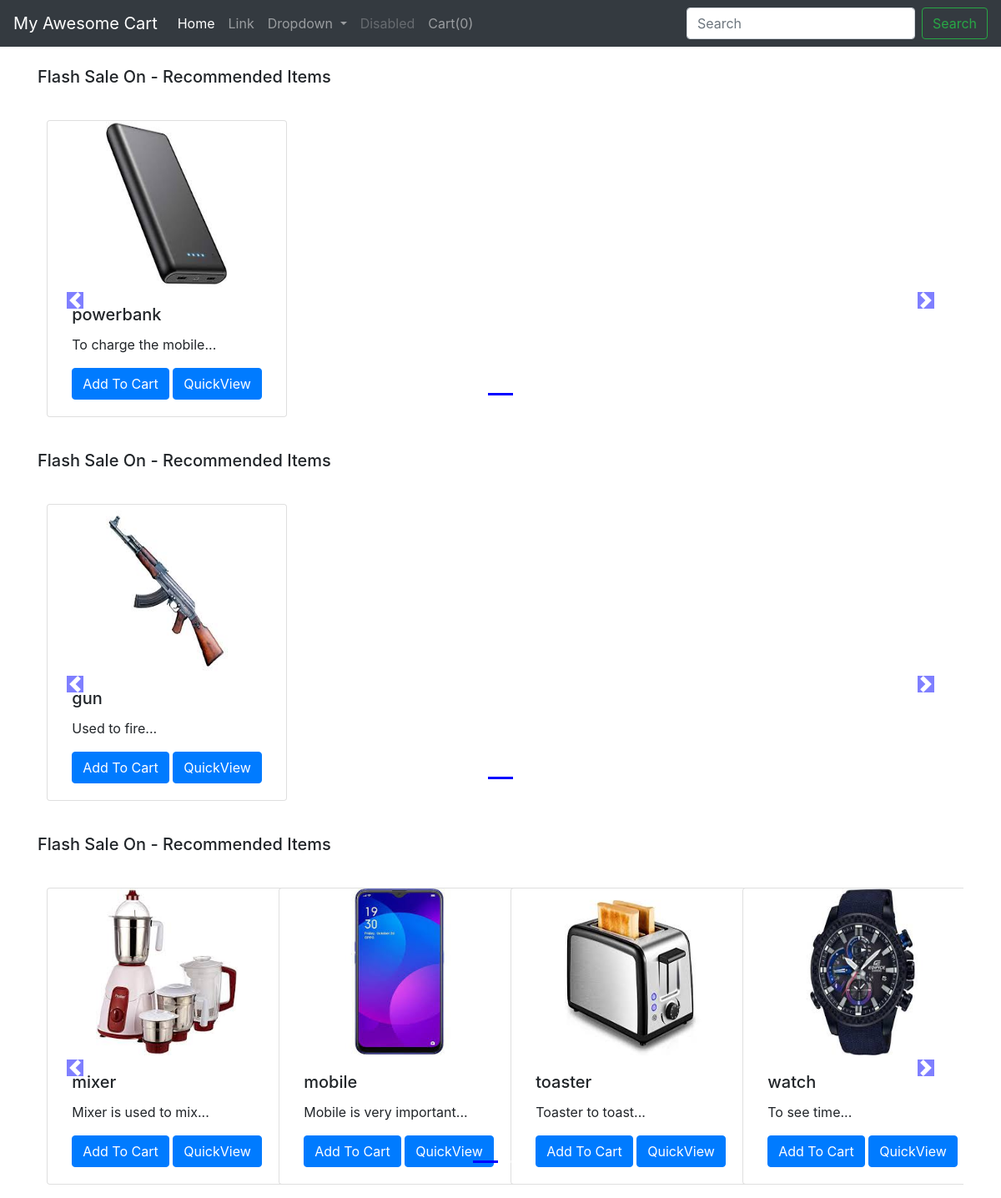
The app's page /shop/ with its own data.
### shop/models.py (models this page shows, shortened)
class Product(models.Model):
    product_id=models.AutoField
    product_name=models.CharField(max_length=50,default="")
    categoty=models.CharField(max_length=50,default="")
    subcategory=models.CharField(max_length=50)
    price=models.IntegerField(default=0)
    desc=models.CharField(max_length=300,default="")
    pub_date=models.DateField()
    image=models.ImageField(upload_to="shop/images",default="")

### shop/views.py (the view)
# urls.py: path('', views.index,name="blog"),
def index(request):
    allProds = []
    catprods = Product.objects.values('categoty', 'id')
    cats = {item['categoty'] for item in catprods}
    for cat in cats:
        prod = Product.objects.filter(categoty=cat)
        n = len(prod)
        nSlides = n // 4 + ceil((n / 4) - (n // 4))
        allProds.append([prod, range(1, nSlides), nSlides])
    params = {'allProds':allProds}
    return render(request, 'shop/index.html', params)

### shop/templates/shop/index.html (shortened to what this page needs)
{% extends 'shop/basic.html' %}
          {% block body %}
          {% load static %}
          <div class="container">
    {% for product, range, nSlides in allProds %}
    <h5 class="my-4">Flash Sale On {{product.0.category}} - Recommended Items</h5>
    <div class="row">
        <div id="demo{{forloop.counter}}" class="col carousel slide my-3" data-ride="carousel">
            <ul class="carousel-indicators">
                <li data-target="#demo{{forloop.counter}}" data-slide-to="0" class="active"></li>
                {% for i in range %}
                <li data-target="#demo{{forloop.parentloop.counter}}" data-slide-to="{{i}}"></li>
                {% endfor %}
            </ul>
            <div class="container carousel-inner no-padding">
                <div class="carousel-item active">
                    {% for i in product %}
                    <div class="col-xs-3 col-sm-3 col-md-3">
                        <div class="card align-items-center" style="width: 18rem;">
                            <img src='/media/{{i.image}}' class="card-img-top" alt="...">
                            <div class="card-body">
                                <h5 class="card-title" id="namepr{{i.id}}">{{i.product_name}}</h5>
                                <p class="card-text">{{i.desc|slice:"0:53"}}...</p>
                                <span id="divpr{{i.id}}" class="divpr">
                                    <button id="pr{{i.id}}" class="btn btn-primary cart">Add To Cart</button>
                                </span>
                                <a href="/shop/products/{{i.id}}"><button id="qv{{i.id}}" class="btn btn-primary cart">QuickView</button></a>
                            </div>
                        </div>
                    </div>
                    {% if forloop.counter|divisibleby:4 and forloop.counter > 0 and not forloop.last %}
                </div>
                <div class="carousel-item">
                    {% endif %}
                    {% endfor %}
                </div>
            </div>
        </div>
        <a class="carousel-control-prev" href="#demo{{forloop.counter}}" data-slide="prev">
            <span class="carousel-control-prev-icon"></span>
        </a>
        <a class="carousel-control-next" href="#demo{{forloop.counter}}" data-slide="next">
            <span class="carousel-control-next-icon"></span>
        </a>
    </div>
    {% endfor %}
</div>
{% endblock %}

### shop/templates/shop/basic.html (shortened to what this page needs)
<!doctype html>
<html lang="en">
  <head>
    <link rel="stylesheet" href="https://stackpath.bootstrapcdn.com/bootstrap/4.2.1/css/bootstrap.min.css">
  </head>
  <body>
    <nav class="navbar navbar-expand-lg navbar-dark bg-dark">
  <a class="navbar-brand" href="#">My Awesome Cart</a>
  <div class="collapse navbar-collapse" id="navbarSupportedContent">
    <ul class="navbar-nav mr-auto">
      <li class="nav-item active">
        <a class="nav-link" href="#">Home <span class="sr-only">(current)</span></a>
      </li>
      <li class="nav-item">
        <a class="nav-link" href="#">Link</a>
      </li>
      <li class="nav-item dropdown">
        <a class="nav-link dropdown-toggle" href="#" id="navbarDropdown" role="button" data-toggle="dropdown" aria-haspopup="true" aria-expanded="false">
          Dropdown
        </a>
      </li>
      <li class="nav-item">
        <a class="nav-link disabled" href="#" tabindex="-1" aria-disabled="true">Disabled</a>
      </li>
      <li class="nav-item">
        <a class="nav-link" href="#">Cart(<span id="cart">0</span>)</a>
      </li>
    </ul>
    <form class="form-inline my-2 my-lg-0">
      <input class="form-control mr-sm-2" type="search" placeholder="Search" aria-label="Search">
      <button class="btn btn-outline-success my-2 my-sm-0" type="submit">Search</button>
    </form>
  </div>
</nav>
  {% block body %} {% endblock %}
  </body>
</html>

### shop/templates/shop/index.html (style rules this page uses)
.col-md-3 { display: inline-block; margin-left:-4px; }
.carousel-indicators .active { background-color: blue; }
.col-md-3 img { width: 170px; height: 200px; }
body .carousel-indicators { bottom: 0; }
body .carousel-control-prev-icon, body .carousel-control-next-icon { background-color: blue; }
.carousel-control-prev, .carousel-control-next { top: auto; bottom: auto; padding-top: 222px; }
body .no-padding { padding-left: 0; padding-right: 0; }

### records on screen
Product: image (picture), product_name "powerbank", desc "To charge the mobile"
Product: image (picture), product_name "gun", desc "Used to fire"
Product: image (picture), product_name "mixer", desc "Mixer is used to mix"
Product: image (picture), product_name "mobile", desc "Mobile is very important"
Product: image (picture), product_name "toaster", desc "Toaster to toast"
Product: image (picture), product_name "watch", desc "To see time"
